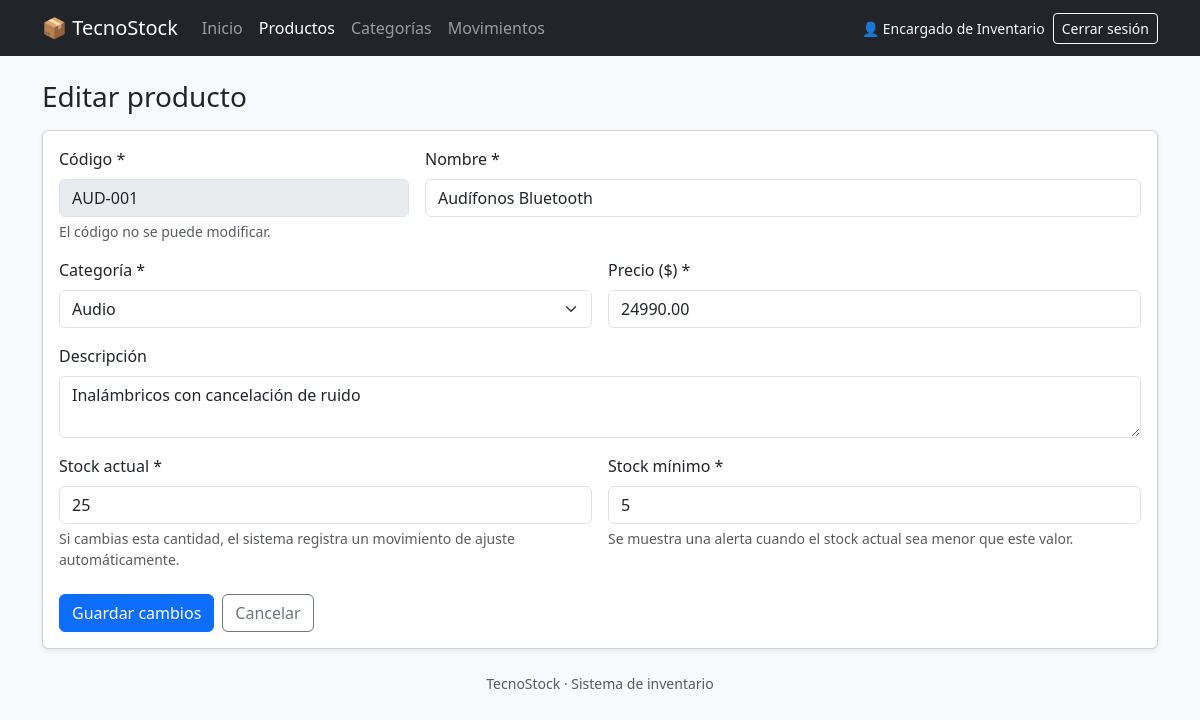
/productos/editar.php?id=1 (signed in), run on the app's committed database.
### tables this page shows
CREATE TABLE producto (
    id_producto  INT UNSIGNED  NOT NULL AUTO_INCREMENT,
    codigo       VARCHAR(30)   NOT NULL,
    nombre       VARCHAR(120)  NOT NULL,
    descripcion  VARCHAR(255)  NULL,
    precio       DECIMAL(10,2) NOT NULL DEFAULT 0,
    stock_actual INT           NOT NULL DEFAULT 0,
    stock_minimo INT           NOT NULL DEFAULT 0,
    estado       TINYINT(1)    NOT NULL DEFAULT 1,   
    id_categoria INT UNSIGNED  NOT NULL,
    PRIMARY KEY (id_producto),
    UNIQUE KEY uq_producto_codigo (codigo),
    KEY idx_producto_nombre (nombre),
    KEY idx_producto_categoria (id_categoria),
    CONSTRAINT fk_producto_categoria
        FOREIGN KEY (id_categoria) REFERENCES categoria (id_categoria)
        ON UPDATE CASCADE ON DELETE RESTRICT,
    CONSTRAINT ck_producto_precio       CHECK (precio >= 0),
    CONSTRAINT ck_producto_stock_actual CHECK (stock_actual >= 0),
    CONSTRAINT ck_producto_stock_minimo CHECK (stock_minimo >= 0)
);

CREATE TABLE categoria (
    id_categoria INT UNSIGNED NOT NULL AUTO_INCREMENT,
    nombre       VARCHAR(80)  NOT NULL,
    descripcion  VARCHAR(255) NULL,
    estado       TINYINT(1)   NOT NULL DEFAULT 1,   
    PRIMARY KEY (id_categoria),
    UNIQUE KEY uq_categoria_nombre (nombre)
);

### includes/funciones.php (called while the page is built, shortened)
<?php
function e($valor): string
{
    return htmlspecialchars((string) $valor, ENT_QUOTES | ENT_SUBSTITUTE, 'UTF-8');
}
function clase_error(array $errores, string $campo): string
{
    return isset($errores[$campo]) ? 'is-invalid' : '';
}
function categorias_activas(PDO $pdo): array
{
    return $pdo->query('SELECT id_categoria, nombre FROM categoria WHERE estado = 1 ORDER BY nombre')->fetchAll();
}

### includes/form_producto.php (the view, shortened to what this page needs)
<?php
$editando = ($modo === 'editar');
?>
<form method="post" action="<?= e($accion) ?>" class="needs-validation" novalidate>
    <div class="row g-3">
        <div class="col-md-4">
            <label for="codigo" class="form-label">Código *</label>
            <input type="text" id="codigo" name="codigo" maxlength="30"
                   class="form-control <?= clase_error($errores, 'codigo') ?>"
                   value="<?= e($datos['codigo']) ?>" required <?= $editando ? 'readonly' : '' ?>
                   data-regla="codigo" data-etiqueta="El código">
            <?php if ($editando): ?>
                <div class="form-text">El código no se puede modificar.</div>
            <?php endif; ?>
        </div>
        <div class="col-md-8">
            <label for="nombre" class="form-label">Nombre *</label>
            <input type="text" id="nombre" name="nombre" minlength="2" maxlength="120"
                   class="form-control <?= clase_error($errores, 'nombre') ?>"
                   value="<?= e($datos['nombre']) ?>" required
                   data-regla="texto" data-etiqueta="El nombre">
        </div>
        <div class="col-md-6">
            <label for="id_categoria" class="form-label">Categoría *</label>
            <select id="id_categoria" name="id_categoria" required data-etiqueta="La categoría"
                    class="form-select <?= clase_error($errores, 'id_categoria') ?>">
                <?php foreach ($categorias as $c): ?>
                    <option value="<?= (int) $c['id_categoria'] ?>"
                        <?= (string) $datos['id_categoria'] === (string) $c['id_categoria'] ? 'selected' : '' ?>>
                        <?= e($c['nombre']) ?>
                    </option>
                <?php endforeach; ?>
            </select>
        </div>
        <div class="col-md-6">
            <label for="precio" class="form-label">Precio ($) *</label>
            <input type="number" id="precio" name="precio" min="0" step="0.01"
                   class="form-control <?= clase_error($errores, 'precio') ?>"
                   value="<?= e($datos['precio']) ?>" required
                   data-regla="decimal" data-etiqueta="El precio">
        </div>
        <div class="col-12">
            <label for="descripcion" class="form-label">Descripción</label>
            <textarea id="descripcion" name="descripcion" rows="2" maxlength="255"
                      class="form-control <?= clase_error($errores, 'descripcion') ?>"
                      data-regla="texto" data-etiqueta="La descripción"><?= e($datos['descripcion']) ?></textarea>
        </div>
        <div class="col-md-6">
            <label for="stock_actual" class="form-label">Stock actual *</label>
            <input type="number" id="stock_actual" name="stock_actual" min="0" step="1"
                   class="form-control <?= clase_error($errores, 'stock_actual') ?>"
                   value="<?= e($datos['stock_actual']) ?>" required
                   data-regla="entero" data-etiqueta="El stock actual">
            <div class="form-text">
                <?= $editando
                    ? 'Si cambias esta cantidad, el sistema registra un movimiento de ajuste automáticamente.'
                    : 'Si es mayor que 0, se registra una entrada de “Stock inicial”.' ?>
            </div>
        </div>
        <div class="col-md-6">
            <label for="stock_minimo" class="form-label">Stock mínimo *</label>
            <input type="number" id="stock_minimo" name="stock_minimo" min="0" step="1"
                   class="form-control <?= clase_error($errores, 'stock_minimo') ?>"
                   value="<?= e($datos['stock_minimo']) ?>" required
                   data-regla="entero" data-etiqueta="El stock mínimo">
            <div class="form-text">Se muestra una alerta cuando el stock actual sea menor que este valor.</div>
        </div>
    </div>
    <div class="d-flex gap-2 mt-4">
        <button type="submit" class="btn btn-primary"><?= $editando ? 'Guardar cambios' : 'Registrar producto' ?></button>
        <a href="<?= BASE_URL ?>/productos/index.php" class="btn btn-outline-secondary">Cancelar</a>
    </div>
</form>

### assets/css/estilos.css (style rules this page uses)
input[readonly] { background-color: #e9ecef; }

### data on the page
producto: codigo "AUD-001", nombre "Audífonos Bluetooth", id_categoria "Audio", precio "24990.00", descripcion "Inalámbricos con cancelación de ruido", stock_actual "25", stock_minimo "5"

### other printed values
APP_NOMBRE "TecnoStock"
$texto "Inicio Productos Categorías Movimientos"
$usuario['nombre'] "Encargado de Inventario"
